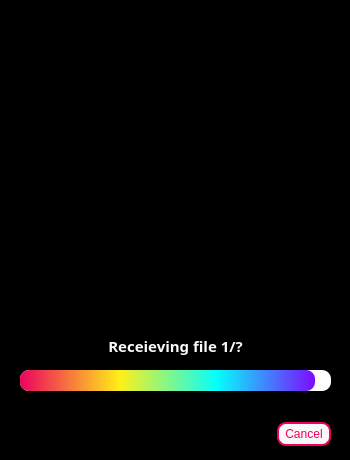
<?xml version="1.0" encoding="UTF-8"?>
<ui version="4.0">
 <class>ftpGetUsernamePasswordDialog</class>
 <widget class="QDialog" name="ftpGetUsernamePasswordDialog">
  <property name="windowModality">
   <enum>Qt::WindowModal</enum>
  </property>
  <property name="geometry">
   <rect>
    <x>0</x>
    <y>0</y>
    <width>350</width>
    <height>460</height>
   </rect>
  </property>
  <property name="sizePolicy">
   <sizepolicy hsizetype="Fixed" vsizetype="Fixed">
    <horstretch>0</horstretch>
    <verstretch>0</verstretch>
   </sizepolicy>
  </property>
  <property name="minimumSize">
   <size>
    <width>350</width>
    <height>460</height>
   </size>
  </property>
  <property name="maximumSize">
   <size>
    <width>350</width>
    <height>460</height>
   </size>
  </property>
  <property name="windowTitle">
   <string>FTP get username &amp; password</string>
  </property>
  <property name="windowIcon">
   <iconset resource="ftpDownloadDialogResources.qrc">
    <normaloff>:/media/icon.png</normaloff>:/media/icon.png</iconset>
  </property>
  <property name="styleSheet">
   <string notr="true">QDialog{
background:#000000;
}
QPushButton{background:#f8f8f8;border: 2px solid #ED0261;border-radius:15px;
color:#ED0261;
font: 12pt &quot;Poppins&quot;;padding:3px 6px}

QPushButton:hover{background:#ED0261;color:#ffffff;}
QPushButton:pressed{background:#rgb(162, 1, 68);color:#ffffff;}

QProgressBar{
border-radius:9px;
}
QProgressBar::chunk 
{
background: qlineargradient(spread:pad, x1:0, y1:1, x2:1, y2:1, stop:0 rgba(237, 2, 97, 255), stop:0.338308 rgba(255, 239, 24, 255), stop:0.666667 rgba(5, 254, 252, 255), stop:1 rgba(125, 10, 254, 255));
border-radius:9px;
}

</string>
  </property>
  <widget class="QDialogButtonBox" name="DialogButtonBox">
   <property name="geometry">
    <rect>
     <x>10</x>
     <y>420</y>
     <width>321</width>
     <height>28</height>
    </rect>
   </property>
   <property name="font">
    <font>
     <pointsize>12</pointsize>
    </font>
   </property>
   <property name="styleSheet">
    <string notr="true">border-radius:9px;</string>
   </property>
   <property name="orientation">
    <enum>Qt::Horizontal</enum>
   </property>
   <property name="standardButtons">
    <set>QDialogButtonBox::Cancel</set>
   </property>
  </widget>
  <widget class="QLabel" name="dialogLabel">
   <property name="geometry">
    <rect>
     <x>20</x>
     <y>320</y>
     <width>311</width>
     <height>51</height>
    </rect>
   </property>
   <property name="font">
    <font>
     <family>Poppins</family>
     <pointsize>11</pointsize>
     <weight>75</weight>
     <bold>true</bold>
    </font>
   </property>
   <property name="styleSheet">
    <string notr="true">color:#f9f9f9;</string>
   </property>
   <property name="text">
    <string>Receieving file 1/?</string>
   </property>
   <property name="scaledContents">
    <bool>true</bool>
   </property>
   <property name="alignment">
    <set>Qt::AlignCenter</set>
   </property>
   <property name="wordWrap">
    <bool>true</bool>
   </property>
  </widget>
  <widget class="QLabel" name="ftpGetUsernamePasswordDialogAnimatedGifLabel">
   <property name="geometry">
    <rect>
     <x>0</x>
     <y>-11</y>
     <width>351</width>
     <height>321</height>
    </rect>
   </property>
   <property name="maximumSize">
    <size>
     <width>400</width>
     <height>400</height>
    </size>
   </property>
   <property name="text">
    <string/>
   </property>
   <property name="pixmap">
    <pixmap resource="ftpDownloadDialogResources.qrc">:/media/ftpDownloadDialogAnimation.gif</pixmap>
   </property>
   <property name="scaledContents">
    <bool>true</bool>
   </property>
   <property name="alignment">
    <set>Qt::AlignCenter</set>
   </property>
  </widget>
  <widget class="QProgressBar" name="progressBar">
   <property name="geometry">
    <rect>
     <x>20</x>
     <y>370</y>
     <width>311</width>
     <height>21</height>
    </rect>
   </property>
   <property name="value">
    <number>95</number>
   </property>
   <property name="textVisible">
    <bool>false</bool>
   </property>
  </widget>
  <zorder>DialogButtonBox</zorder>
  <zorder>ftpGetUsernamePasswordDialogAnimatedGifLabel</zorder>
  <zorder>dialogLabel</zorder>
  <zorder>progressBar</zorder>
 </widget>
 <resources>
  <include location="ftpDownloadDialogResources.qrc"/>
 </resources>
 <connections>
  <connection>
   <sender>DialogButtonBox</sender>
   <signal>rejected()</signal>
   <receiver>ftpGetUsernamePasswordDialog</receiver>
   <slot>reject()</slot>
   <hints>
    <hint type="sourcelabel">
     <x>316</x>
     <y>260</y>
    </hint>
    <hint type="destinationlabel">
     <x>286</x>
     <y>274</y>
    </hint>
   </hints>
  </connection>
 </connections>
</ui>
